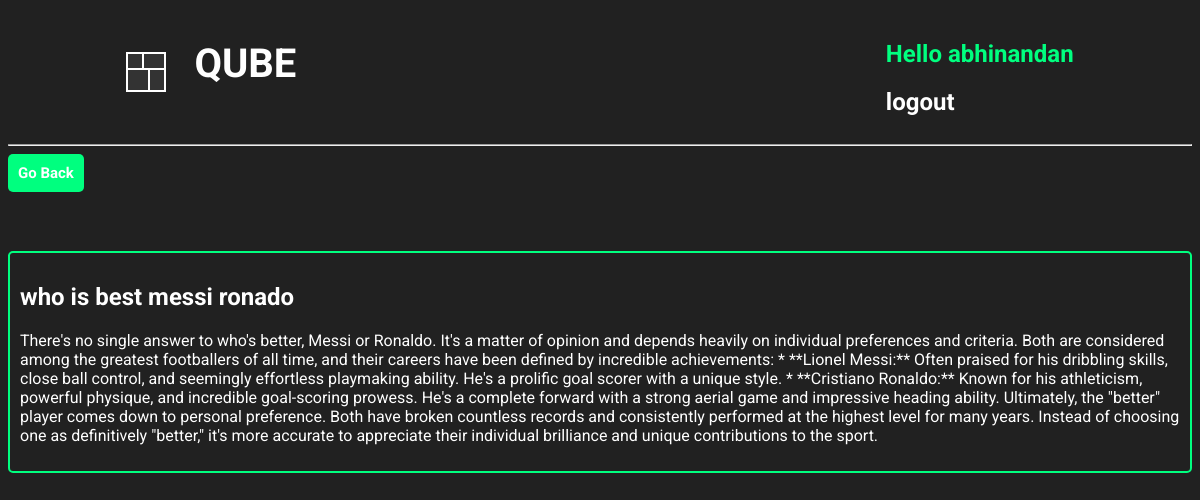
The app's page /chatFullResponseView/9/ (signed in) with its own data.
### base/models.py (models this page shows, shortened)
class interactiveChatHistory(models.Model):
    user = models.ForeignKey(
        User, on_delete=models.CASCADE, related_name='interactive_chat_histories')
    user_chat_prompt = models.TextField()
    model_response = models.TextField()
    created = models.DateField(auto_now_add=True)

### base/views.py (the view)
# urls.py: path('chatFullResponseView/<str:pk>/',
@login_required(login_url='loginUser')
def chatFullResponseView(request, pk):
    chat_query = interactiveChatHistory.objects.get(id=pk)
    context = {'chat_query': chat_query}
    return render(request, 'base/chat_fullResponseView.html', context)

### base/templates/base/chat_fullResponseView.html
{% extends 'main.html' %}
{% block content %}
<div>
    <div>
        <button style="padding: 10px; background-color: springgreen; border-radius: 5px; border-style: none;"><a
                href="{% url 'intactChat' %}"
                style="text-decoration: none; font-size: 15px; font-weight: 700; color: white;">Go Back</a></button>
    </div>
    <div style="border: 2px solid springgreen; padding: 10px; border-radius: 5px; margin-top: 5%;">
        <h2 style="color: white;">{{ chat_query.user_chat_prompt }}</h2>
        <p style="color: white;">{{ chat_query.model_response }}</p>
    </div>
</div>
{% endblock %}

### templates/navbar.html (shortened to what this page needs)
<div class="navbar-container">
    <div class="QUBE_logo_link">
        <div class="cube-loader">
            <div class="cube cube1"></div>
            <div class="cube cube2"></div>
            <div class="cube cube3"></div>
            <div class="cube cube4"></div>
        </div>
        <div class="qube_text">
            <h1><a href="{% url 'home' %}">QUBE</a></h1>
        </div>
    </div>
    <div class="login_section">
        {% if request.user.is_authenticated %}
        <div class="after_user_login">
            <div class="hello_user">
                <h2> Hello {{ request.user }} </h2>
            </div>
            <div class="hello_user_logout">
                <h2><a href="{% url 'logoutUser' %}">logout</a></h2>
            </div>
        </div>
        {% else %}
        <div class="before_user_login">
            <h2><a href="{% url 'loginUser' %}">Login</a></h2>
        </div>
        {% endif %}
    </div>
</div>
<hr>

### static/styles/main.css (style rules this page uses)
* { font-family: "Roboto", serif; }
body { background-color: #212121; }
.cube-loader { position: relative; width: 40px; height: 40px; margin: auto; }
.cube { position: absolute; width: 50%; height: 50%; background-color: #333; border: 2px solid #fff; animation: foldCube 2.4s infinite linear; }
.cube1 { top: 0; left: 0; transform-origin: 100% 100%; }
.cube2 { top: 0; right: 0; transform-origin: 0 100%; }
.cube3 { bottom: 0; right: 0; transform-origin: 0 0; }
.cube4 { bottom: 0; left: 0; transform-origin: 100% 0; }
.cube1 { animation-delay: 0.3s; }
.cube2 { animation-delay: 0.6s; }
.cube3 { animation-delay: 0.9s; }
.cube4 { animation-delay: 1.2s; }
.QUBE_logo_link { display: flex; justify-content: space-between; gap: 20px; margin-left: 10%; }
.qube_text { margin-top: 6%; font-size: 20px; padding-left: 8px; padding-right: 8px; padding-top: 5px; margin-top: 0px; }
.qube_text a { text-decoration: none; color: white; transition: all 0.3s ease; }
.login_section { margin-right: 10%; padding-top: 1%; }
.hello_user { color: springgreen; }
.hello_user_logout a { text-decoration: none; color: white; transition: all 0.3s ease; }

### templates/navbar.html (style rules this page uses)
.navbar-container { display: flex; justify-content: space-between; }

### records on screen
interactiveChatHistory: user_chat_prompt "who is best messi ronado", model_response "There's no single answer to who's better, Messi or Ronaldo. It's a matter of opinion and depends heavily on individual preferences and criteria. Both are considered among the greatest footballers of all time, and their careers have been defined by incredible achievements: * **Lionel Messi:** Often praised for his dribbling skills, close ball control, and seemingly effortless playmaking ability. He's a prolific goal scorer with a unique style. * **Cristiano Ronaldo:** Known for his athleticism, powerful physique, and incredible goal-scoring prowess. He's a complete forward with a strong aerial game and impressive heading ability. Ultimately, the \"better\" player comes down to personal…"

### other values on screen
{{ request.user }} "abhinandan"
